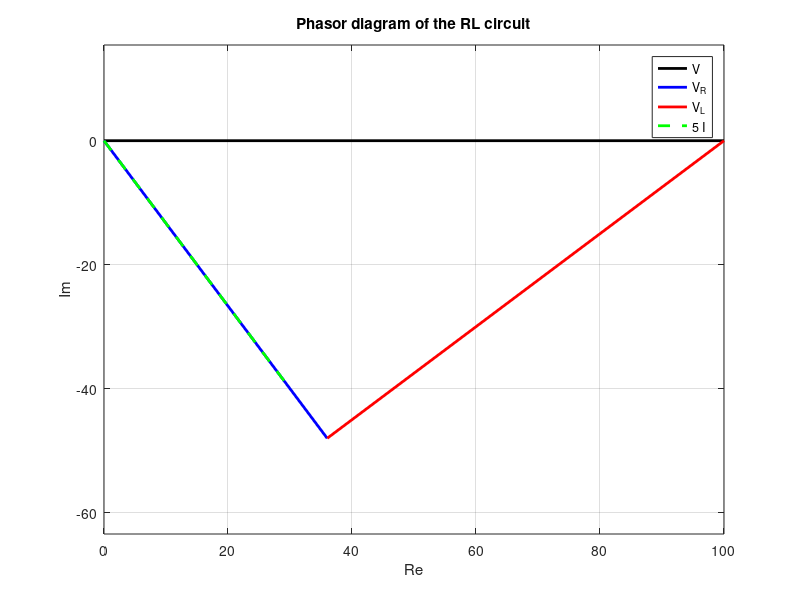
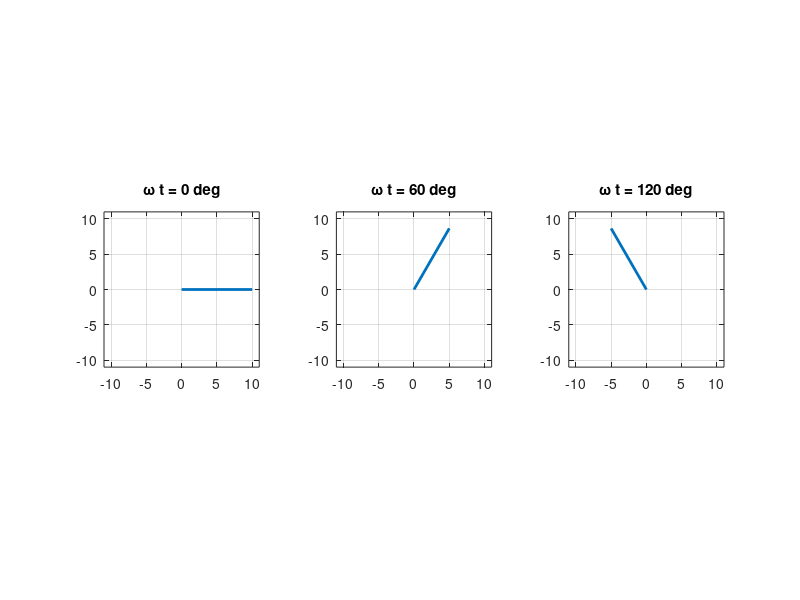

These figures' MATLAB source, in order:
% Circuits 1 — Phasor Diagrams
%title: Drawing Phasor Diagrams
%ar-title: رسم المخطط الفازوري
%lesson: c1-sinusoidal-9
%course: circuits-1

%% The example
%ar: RL توالي: V = 100∠0°، R = 6، XL = 8. I = V/Z، ثم VR = R I و VL = jXL I.
V = 100; Z = 6 + 8j;
I = V/Z; VR = 6*I; VL = 8j*I;
show = @(n, z) fprintf('%-3s = %7.2f at %7.2f deg\n', n, abs(z), angle(z)*180/pi);
show('I', I); show('VR', VR); show('VL', VL);
%check: abs(abs(I) - 10) < 1e-12 && abs(angle(I)*180/pi + 53.13) < 0.01

%% The diagram
%ar: نرسم كل فازور سهمًا من الأصل، و VL يبدأ من رأس VR ليظهر أن مجموعهما V (مثلث الجهود). التيار متأخر عن الجهد: دائرة حثية.
plot([0 real(V)], [0 imag(V)], 'k', 'LineWidth', 2); hold on
plot([0 real(VR)], [0 imag(VR)], 'b', 'LineWidth', 2)
plot(real(VR) + [0 real(VL)], imag(VR) + [0 imag(VL)], 'r', 'LineWidth', 2)
plot([0 real(I)]*5, [0 imag(I)]*5, 'g--', 'LineWidth', 2); hold off
axis equal; grid on; xlabel('Re'); ylabel('Im'); legend('V', 'V_R', 'V_L', '5 I'); title('Phasor diagram of the RL circuit')

%%! Project idea: animate the rotating phasors
%ar: مشروع ممتع: الفازور يدور بسرعة ω، وظله على المحور الحقيقي هو الإشارة الزمنية. في MATLAB: حلقة تحدث الرسم بـ drawnow. هنا نرسم ثلاث لقطات فقط.
figure
for k = 1:3
    th = (k - 1)*pi/3; z = 10*exp(1j*th);
    subplot(1,3,k); plot([0 real(z)], [0 imag(z)], 'LineWidth', 2); axis([-11 11 -11 11]); axis square; grid on
    title(sprintf('\\omega t = %d deg', round(th*180/pi)))
end
